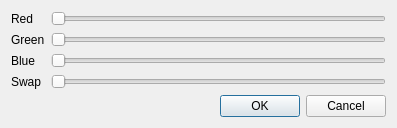
<?xml version="1.0" encoding="UTF-8"?>
<ui version="4.0">
 <class>PigmentEditor</class>
 <widget class="QDialog" name="PigmentEditor">
  <property name="geometry">
   <rect>
    <x>0</x>
    <y>0</y>
    <width>397</width>
    <height>124</height>
   </rect>
  </property>
  <property name="windowTitle">
   <string>Change Pigmentation</string>
  </property>
  <layout class="QGridLayout" name="gridLayout">
   <item row="0" column="0">
    <widget class="QLabel" name="label">
     <property name="text">
      <string>Red</string>
     </property>
    </widget>
   </item>
   <item row="0" column="1">
    <widget class="QSlider" name="horizontalSlider">
     <property name="maximum">
      <number>255</number>
     </property>
     <property name="orientation">
      <enum>Qt::Horizontal</enum>
     </property>
    </widget>
   </item>
   <item row="1" column="0">
    <widget class="QLabel" name="label_2">
     <property name="text">
      <string>Green</string>
     </property>
    </widget>
   </item>
   <item row="1" column="1">
    <widget class="QSlider" name="horizontalSlider_2">
     <property name="maximum">
      <number>255</number>
     </property>
     <property name="orientation">
      <enum>Qt::Horizontal</enum>
     </property>
    </widget>
   </item>
   <item row="2" column="0">
    <widget class="QLabel" name="label_3">
     <property name="text">
      <string>Blue</string>
     </property>
    </widget>
   </item>
   <item row="2" column="1">
    <widget class="QSlider" name="horizontalSlider_3">
     <property name="maximum">
      <number>255</number>
     </property>
     <property name="orientation">
      <enum>Qt::Horizontal</enum>
     </property>
    </widget>
   </item>
   <item row="6" column="0" colspan="2">
    <widget class="QDialogButtonBox" name="buttonBox">
     <property name="orientation">
      <enum>Qt::Horizontal</enum>
     </property>
     <property name="standardButtons">
      <set>QDialogButtonBox::Cancel|QDialogButtonBox::Ok</set>
     </property>
    </widget>
   </item>
   <item row="3" column="0">
    <widget class="QLabel" name="label_4">
     <property name="text">
      <string>Swap</string>
     </property>
    </widget>
   </item>
   <item row="3" column="1">
    <widget class="QSlider" name="horizontalSlider_4">
     <property name="maximum">
      <number>255</number>
     </property>
     <property name="orientation">
      <enum>Qt::Horizontal</enum>
     </property>
    </widget>
   </item>
  </layout>
 </widget>
 <resources/>
 <connections>
  <connection>
   <sender>buttonBox</sender>
   <signal>accepted()</signal>
   <receiver>PigmentEditor</receiver>
   <slot>accept()</slot>
   <hints>
    <hint type="sourcelabel">
     <x>248</x>
     <y>254</y>
    </hint>
    <hint type="destinationlabel">
     <x>157</x>
     <y>274</y>
    </hint>
   </hints>
  </connection>
  <connection>
   <sender>buttonBox</sender>
   <signal>rejected()</signal>
   <receiver>PigmentEditor</receiver>
   <slot>reject()</slot>
   <hints>
    <hint type="sourcelabel">
     <x>316</x>
     <y>260</y>
    </hint>
    <hint type="destinationlabel">
     <x>286</x>
     <y>274</y>
    </hint>
   </hints>
  </connection>
 </connections>
</ui>
